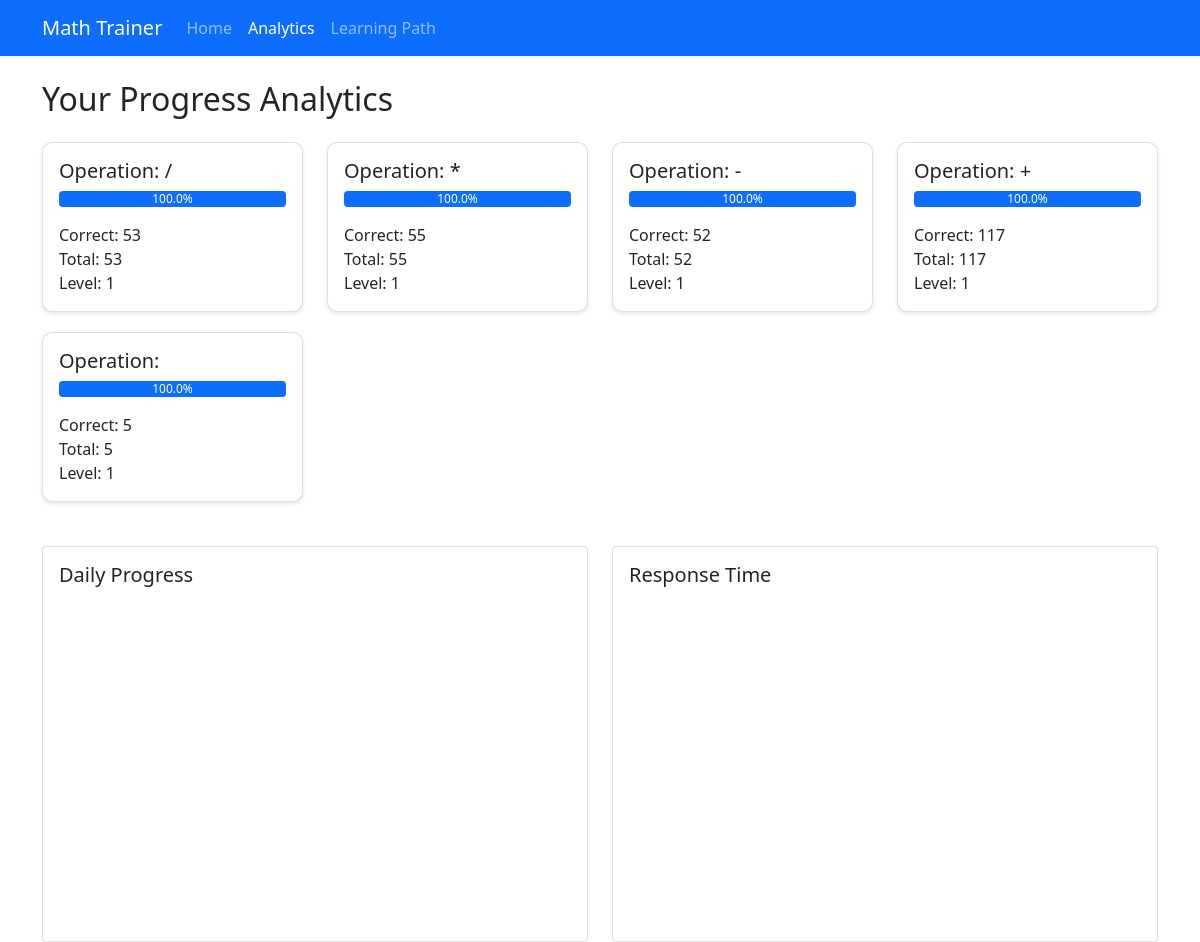
The app's page /analytics (signed in) with its own data.
### models.py (models this page shows)
class Progress(db.Model):
    id = db.Column(db.Integer, primary_key=True)
    user_id = db.Column(db.Integer, db.ForeignKey('user.id'), nullable=False)
    operation = db.Column(db.String(1), nullable=False)  # +, -, *, /
    difficulty_level = db.Column(db.Integer, nullable=False)
    correct_answers = db.Column(db.Integer, default=0)
    total_attempts = db.Column(db.Integer, default=0)
    last_attempt = db.Column(db.DateTime, default=datetime.utcnow)
    @property
    def accuracy(self):
        return (self.correct_answers / self.total_attempts * 100) if self.total_attempts > 0 else 0

### app.py (the view)
@app.route('/analytics')
def analytics():
    if 'user_id' not in session:
        return render_template('analytics.html', progress=[], analytics=[])
    user = User.query.get(session['user_id'])
    progress_data = Progress.query.filter_by(user_id=user.id).all()
    analytics_data = Analytics.query.filter_by(user_id=user.id).order_by(Analytics.session_date.desc()).limit(7).all()
    analytics_dicts = [
        {
            'session_date': a.session_date.strftime('%Y-%m-%d'),
            'questions_attempted': a.questions_attempted,
            'correct_answers': a.correct_answers,
            'average_response_time': a.average_response_time,
            'session_duration': a.session_duration,
            'accuracy': a.accuracy
        }
        for a in analytics_data
    ]
    return render_template('analytics.html',
                         progress=progress_data,
                         analytics=analytics_dicts)

### models.py (called while the page is built)
    @property
    def accuracy(self):
        return (self.correct_answers / self.questions_attempted * 100) if self.questions_attempted > 0 else 0

### templates/analytics.html (shortened to what this page needs)
<!DOCTYPE html>
<html lang="en">
<head>
    <link href="https://cdn.jsdelivr.net/npm/bootstrap@5.1.3/dist/css/bootstrap.min.css" rel="stylesheet">
</head>
<body>
    <nav class="navbar navbar-expand-lg navbar-dark bg-primary">
        <div class="container">
            <a class="navbar-brand" href="/">Math Trainer</a>
            <div class="collapse navbar-collapse" id="navbarNav">
                <ul class="navbar-nav">
                    <li class="nav-item">
                        <a class="nav-link" href="/">Home</a>
                    </li>
                    <li class="nav-item">
                        <a class="nav-link active" href="/analytics">Analytics</a>
                    </li>
                    <li class="nav-item">
                        <a class="nav-link" href="/learning-path">Learning Path</a>
                    </li>
                </ul>
            </div>
        </div>
    </nav>
    <div class="container mt-4">
        <h2 class="mb-4">Your Progress Analytics</h2>
        <div class="row">
            {% for op in progress %}
            <div class="col-md-3">
                <div class="card progress-card">
                    <div class="card-body">
                        <h5 class="card-title">Operation: {{ op.operation }}</h5>
                        <div class="progress mb-3">
                            <div class="progress-bar" role="progressbar"
                                 style="width: {{ op.accuracy }}%"
                                 aria-valuenow="{{ op.accuracy }}"
                                 aria-valuemin="0"
                                 aria-valuemax="100">
                                {{ "%.1f"|format(op.accuracy) }}%
                            </div>
                        </div>
                        <p class="card-text">
                            Correct: {{ op.correct_answers }}<br>
                            Total: {{ op.total_attempts }}<br>
                            Level: {{ op.difficulty_level }}
                        </p>
                    </div>
                </div>
            </div>
            {% endfor %}
        </div>
        <div class="row mt-4">
            <div class="col-md-6">
                <div class="card">
                    <div class="card-body">
                        <h5 class="card-title">Daily Progress</h5>
                        <div id="dailyProgressChart" class="chart-container"></div>
                    </div>
                </div>
            </div>
            <div class="col-md-6">
                <div class="card">
                    <div class="card-body">
                        <h5 class="card-title">Response Time</h5>
                        <div id="responseTimeChart" class="chart-container"></div>
                    </div>
                </div>
            </div>
        </div>
    </div>
</body>
</html>

### templates/analytics.html (style rules this page uses)
.progress-card { margin-bottom: 20px; border-radius: 10px; box-shadow: 0 2px 4px rgba(0,0,0,0.1); }
.chart-container { height: 300px; margin-bottom: 30px; }

### records on screen
Progress: operation "/", accuracy "100.0", correct_answers "53", total_attempts "53", difficulty_level "1"
Progress: operation "*", accuracy "100.0", correct_answers "55", total_attempts "55", difficulty_level "1"
Progress: operation "-", accuracy "100.0", correct_answers "52", total_attempts "52", difficulty_level "1"
Progress: operation "+", accuracy "100.0", correct_answers "117", total_attempts "117", difficulty_level "1"
Progress: accuracy "100.0", correct_answers "5", total_attempts "5", difficulty_level "1"
